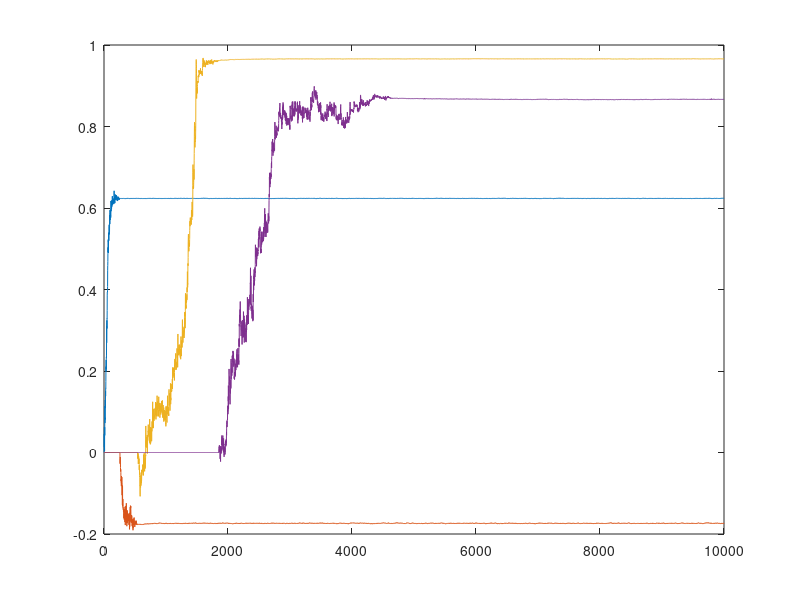
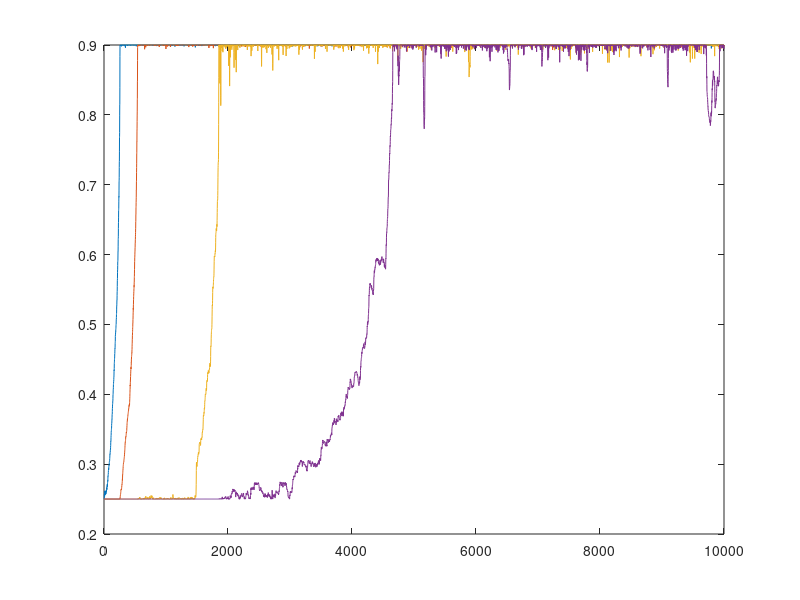

Write the MATLAB code that produced these figures, in order.
%This program implement the LMS ALE, using Algorithm 2
%of Chapter 10 (Table 10.3).
%The input is the summation of a number of sine-waves, 
%plus white noise.
%
%
%All parameters are specifically set to obtain Fig. 10.11.
%The parameters may be changed to simulate other scenarios
%by editing the program.
%
%To run this program on the student edition of MATLAB, reduce 
%the iteration number "itn" to lower value, such as itn=3200.
%
%
% Last updated on April 28, 1998
%

itn=10000;       %No. of iterations.
M=4;		        %No. of spectral lines.
u=zeros(M+1,3);
y=u;
alpha=u;
beta=u;
s=0.25*ones(1,M);
theta=(pi/2)*ones(1,M);
mus=0.001*ones(1,M);
muthta=0.02*ones(1,M);
Pu=ones(1,M);
sm=zeros(M,itn);
wm=sm;
thetao=[pi/1.8 pi/3.5 pi/6 pi/12];
phases=[0 pi/7 pi pi/3.76];
amps=[1 2 0.25 0.5];
um=zeros(M+1,itn);
for k=1:itn
   w=cos(theta);
   u(:,2:3)=u(:,1:2);
   y(:,2:3)=y(:,1:2);
   alpha(:,2:3)=alpha(:,1:2);
   beta(:,2:3)=beta(:,1:2);
   u(1,1)=sum(amps.*sin(thetao*k+phases))+0.5*randn;
   w=cos(theta);
   flag=ones(1,M);
   for l=1:M
	Pu(l)=0.02*u(l,1)*u(l,1)+0.98*Pu(l);
	y(l,1)=(1+s(l))*w(l)*y(l,2)-s(l)*y(l,3)+(1-s(l))*(w(l)*u(l,2)-u(l,3));
	u(l+1,1)=u(l,1)-y(l,1);
	alpha(l,1)=(1+s(l))*w(l)*alpha(l,2)-s(l)*alpha(l,3) ...
			-sin(theta(l))*((1+s(l))*y(l,2)+(1-s(l))*u(l,2));
	theta(l)=theta(l)+flag(l)*(muthta(l)/Pu(l))*((1-s(l))^3)*u(l+1,1)*alpha(l,1);
	if theta(l)<0
		theta(l)=0.1;
	end
	beta(l,1)=(1+s(l))*w(l)*beta(l,2)-s(l)*beta(l,3) ...
						-(w(l)*u(l+1,2)-u(l+1,3));
	s(l)=s(l)+flag(l)*(mus(l)/(Pu(l)*(1-s(l))^2))*(y(l,1)*y(l,1)+(1-s(l)*s(l))*y(l,1)*beta(l,1));
	if s(l)<0.25
		s(l)=0.25;
	elseif s(l)>0.9
		s(l)=0.9;
	end
	if s(l)<0.85
		flag(l+1:M)=zeros(size(l+1:M));
	end
   end
   sm(:,k)=s';
   wm(:,k)=w';
   um(:,k)=u(:,1);
end
figure(1),plot(wm')
figure(2),plot(sm')
